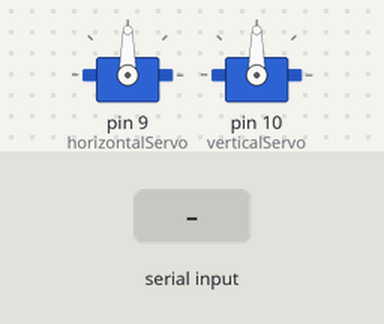
Recording of a sketch running on a simulated Arduino Uno, built with avr-gcc and run on an emulated ATmega328P. Shown: 2 × servo. The test bench sets the inputs (shaded band).

Above: at 1.2 s.
1.3 s: "90,45\n" received over Serial
At 2.6 s:
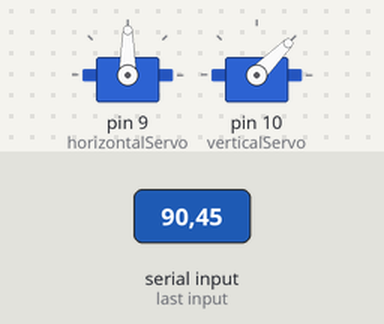
4.3 s: "30,150\n" received over Serial
At 4.9 s:
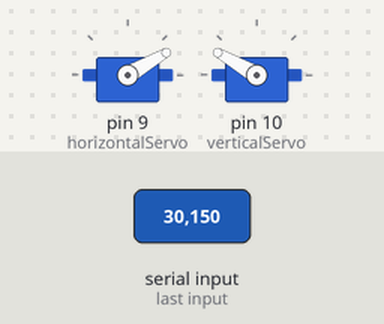
7.3 s: "90\n" received over Serial
At 9.0 s:
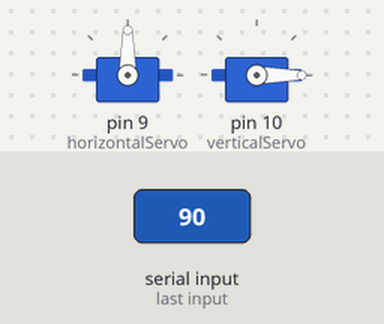
9.8 s: "200\n" received over Serial
At 12.0 s:
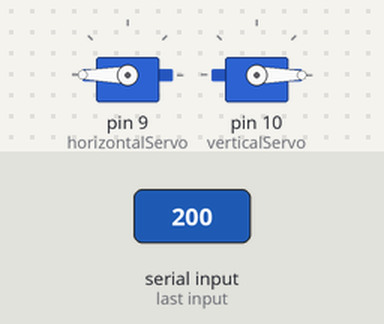
12.3 s: "1,90\n" received over Serial
At 13.3 s:
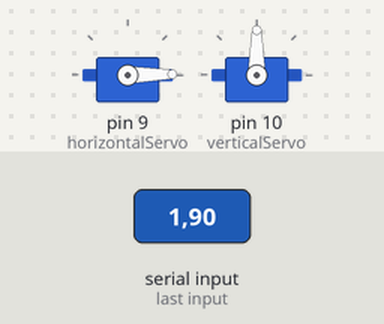
15.3 s: "1,90,45\n" received over Serial
At 17.7 s:
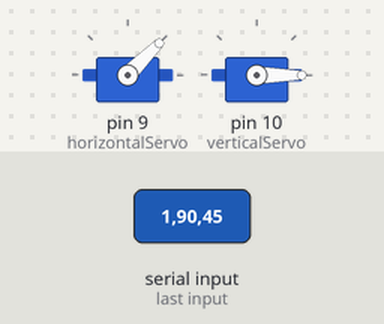
Timing chart, 0 to 18.8 s (numbered marks = the images above; inputs shaded):
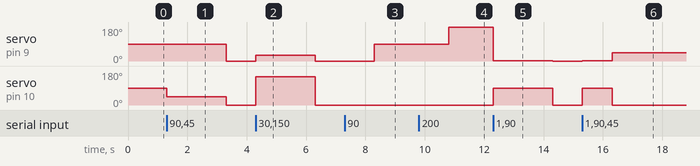

Measured:
- after the input at 1.3 s, servo on pin 9 (horizontalServo): 90° → 0° after 2.0 s; servo on pin 10 (verticalServo): 90° → 45° at once, → 0° 2.0 s later
- after the input at 4.3 s, servo on pin 9 (horizontalServo): 0° → 30° at once, → 0° 2.0 s later; servo on pin 10 (verticalServo): 0° → 150° at once, → 0° 2.0 s later
- after the input at 7.3 s, servo on pin 9 (horizontalServo): 0° → 90° after 1.0 s
- after the input at 9.8 s, servo on pin 9 (horizontalServo): 90° → 180° after 1.0 s
- after the input at 12.3 s, servo on pin 9 (horizontalServo): 180° → 1° at once, → 0° 2.0 s later; servo on pin 10 (verticalServo): 0° → 90° at once, → 0° 2.0 s later
- after the input at 15.3 s, servo on pin 9 (horizontalServo): 0° → 1° at once, → 45° 1.0 s later; servo on pin 10 (verticalServo): 0° → 90° at once, → 0° 1.0 s later

The sketch:

main.ino
```cpp
#include <Servo.h>

Servo horizontalServo;  // Horizontal servo
Servo verticalServo;    // Vertical servo

void setup() {
  // Attach servos to pins
  horizontalServo.attach(9);
  verticalServo.attach(10);

  // Initialize serial communication
  Serial.begin(9600);
}

void loop() {
  // Check if data is available to read
  if (Serial.available() > 0) {
    // Read the angles from serial
    int horizontalAngle = Serial.parseInt();
    int verticalAngle = Serial.parseInt();

    // Move the servos to the specified angles
    horizontalServo.write(horizontalAngle);
    verticalServo.write(verticalAngle);
  }
}
```
